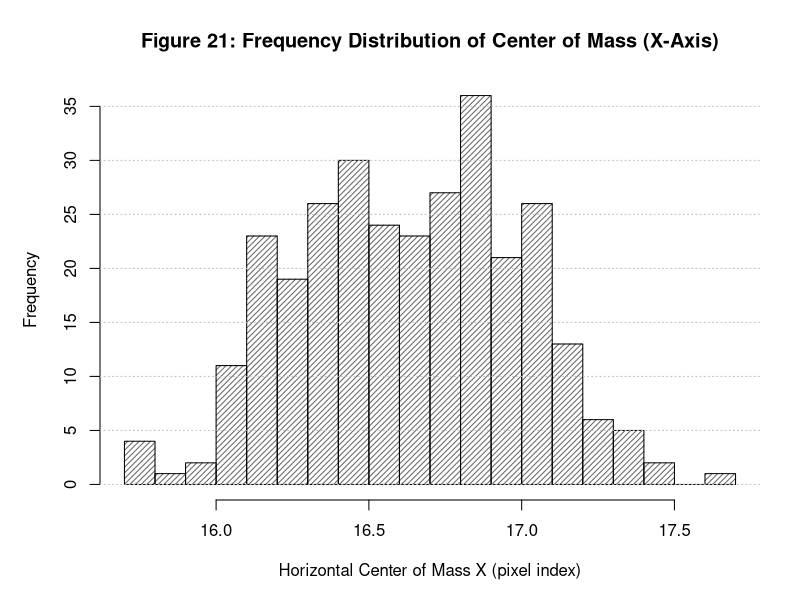

Write R code to recreate this figure.
# =====================================================================
# Figure 21: Distribution of Center of Mass X (Descriptive) - B&W / Print-Optimized
# =====================================================================

dir.create("figures", showWarnings = FALSE)
nmnist_data <- read.csv("nmnist_features.csv")

cat("Generating Figure 21: Histogram of Center of Mass X...\n")
png("figures/fig21_com_x_hist.png", width = 2400, height = 1800, res = 300)
par(mar = c(5, 5, 4, 2))

hist(nmnist_data$center_of_mass_x, 
     breaks = 25, 
     col = "gray40", 
     density = 25,
     angle = 45,
     border = "black",
     main = "Figure 21: Frequency Distribution of Center of Mass (X-Axis)", 
     xlab = "Horizontal Center of Mass X (pixel index)", 
     ylab = "Frequency",
     cex.main = 1.2, cex.lab = 1.0)

grid(nx = NA, ny = NULL, col = "gray75", lty = "dotted")
dev.off()

cat("Successfully generated figures/fig21_com_x_hist.png\n")
